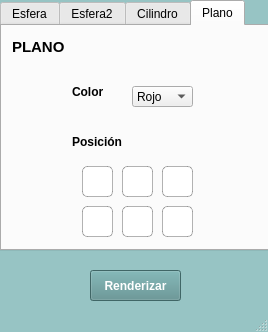
<?xml version="1.0" encoding="UTF-8"?>
<ui version="4.0">
 <class>VentanaPrincipal</class>
 <widget class="QMainWindow" name="VentanaPrincipal">
  <property name="geometry">
   <rect>
    <x>0</x>
    <y>0</y>
    <width>268</width>
    <height>332</height>
   </rect>
  </property>
  <property name="windowTitle">
   <string>Interfaz</string>
  </property>
  <property name="styleSheet">
   <string notr="true">QMainWindow{
	background: #97c4c4;
	margin: 20px auto;
	padding: 18px 20px;
	width: 200px;
	background-clip: padding-box;
	border-bottom-color: #142647;
	border-radius: 5px;
}

</string>
  </property>
  <widget class="QWidget" name="centralwidget">
   <widget class="QPushButton" name="boton_renderizar">
    <property name="geometry">
     <rect>
      <x>90</x>
      <y>270</y>
      <width>91</width>
      <height>31</height>
     </rect>
    </property>
    <property name="font">
     <font>
      <weight>75</weight>
      <bold>true</bold>
     </font>
    </property>
    <property name="styleSheet">
     <string notr="true">QPushButton{
	background:#5a8f8f;
	color:#fff;
}
</string>
    </property>
    <property name="text">
     <string>Renderizar</string>
    </property>
    <property name="autoRepeatDelay">
     <number>1</number>
    </property>
   </widget>
   <widget class="QTabWidget" name="Ventanas">
    <property name="geometry">
     <rect>
      <x>0</x>
      <y>0</y>
      <width>271</width>
      <height>251</height>
     </rect>
    </property>
    <property name="sizePolicy">
     <sizepolicy hsizetype="Expanding" vsizetype="Expanding">
      <horstretch>5</horstretch>
      <verstretch>0</verstretch>
     </sizepolicy>
    </property>
    <property name="maximumSize">
     <size>
      <width>16777215</width>
      <height>16777215</height>
     </size>
    </property>
    <property name="styleSheet">
     <string notr="true">QTabWidget::pane &gt; QWidget {
    background-color: #97c4c4;

}

QTabWidget::pane {
    background-color: #97c4c4;
}

</string>
    </property>
    <property name="currentIndex">
     <number>3</number>
    </property>
    <widget class="QWidget" name="tab">
     <attribute name="title">
      <string>Esfera</string>
     </attribute>
     <widget class="QTextEdit" name="xEsfera1">
      <property name="geometry">
       <rect>
        <x>70</x>
        <y>190</y>
        <width>31</width>
        <height>31</height>
       </rect>
      </property>
      <property name="sizePolicy">
       <sizepolicy hsizetype="Expanding" vsizetype="Expanding">
        <horstretch>0</horstretch>
        <verstretch>0</verstretch>
       </sizepolicy>
      </property>
      <property name="maximumSize">
       <size>
        <width>16777215</width>
        <height>16777215</height>
       </size>
      </property>
      <property name="styleSheet">
       <string notr="true">QTextEdit{ 
	background: #fff;
	font-size: 13px;
	color: #000;
	border: 1px solid rgba(0,0,0,0.3);
	border-radius: 5px;
}</string>
      </property>
      <property name="verticalScrollBarPolicy">
       <enum>Qt::ScrollBarAlwaysOff</enum>
      </property>
      <property name="horizontalScrollBarPolicy">
       <enum>Qt::ScrollBarAlwaysOff</enum>
      </property>
     </widget>
     <widget class="QTextEdit" name="zEsfera1">
      <property name="geometry">
       <rect>
        <x>170</x>
        <y>190</y>
        <width>31</width>
        <height>31</height>
       </rect>
      </property>
      <property name="styleSheet">
       <string notr="true">QTextEdit{ 
	background: #fff;
	font-size: 13px;
	color: #000;
	border: 1px solid rgba(0,0,0,0.3);
	border-radius: 5px;
}</string>
      </property>
      <property name="verticalScrollBarPolicy">
       <enum>Qt::ScrollBarAlwaysOff</enum>
      </property>
      <property name="horizontalScrollBarPolicy">
       <enum>Qt::ScrollBarAlwaysOff</enum>
      </property>
     </widget>
     <widget class="QTextEdit" name="yEsfera1">
      <property name="geometry">
       <rect>
        <x>120</x>
        <y>190</y>
        <width>31</width>
        <height>31</height>
       </rect>
      </property>
      <property name="styleSheet">
       <string notr="true">QTextEdit{ 
	background: #fff;
	font-size: 13px;
	color: #000;
	border: 1px solid rgba(0,0,0,0.3);
	border-radius: 5px;
}</string>
      </property>
      <property name="verticalScrollBarPolicy">
       <enum>Qt::ScrollBarAlwaysOff</enum>
      </property>
      <property name="horizontalScrollBarPolicy">
       <enum>Qt::ScrollBarAlwaysOff</enum>
      </property>
     </widget>
     <widget class="QLabel" name="label_3">
      <property name="geometry">
       <rect>
        <x>10</x>
        <y>0</y>
        <width>61</width>
        <height>41</height>
       </rect>
      </property>
      <property name="font">
       <font>
        <pointsize>11</pointsize>
        <weight>75</weight>
        <bold>true</bold>
       </font>
      </property>
      <property name="styleSheet">
       <string notr="true">QLabel{
	}</string>
      </property>
      <property name="text">
       <string>ESFERA</string>
      </property>
     </widget>
     <widget class="QLabel" name="label_7">
      <property name="geometry">
       <rect>
        <x>70</x>
        <y>150</y>
        <width>61</width>
        <height>31</height>
       </rect>
      </property>
      <property name="font">
       <font>
        <weight>75</weight>
        <bold>true</bold>
       </font>
      </property>
      <property name="text">
       <string>Posición</string>
      </property>
     </widget>
     <widget class="QDoubleSpinBox" name="radioE1">
      <property name="geometry">
       <rect>
        <x>130</x>
        <y>110</y>
        <width>71</width>
        <height>21</height>
       </rect>
      </property>
     </widget>
     <widget class="QLabel" name="label_12">
      <property name="geometry">
       <rect>
        <x>70</x>
        <y>50</y>
        <width>61</width>
        <height>31</height>
       </rect>
      </property>
      <property name="font">
       <font>
        <weight>75</weight>
        <bold>true</bold>
       </font>
      </property>
      <property name="text">
       <string>Textura</string>
      </property>
     </widget>
     <widget class="QComboBox" name="texturaE1">
      <property name="geometry">
       <rect>
        <x>130</x>
        <y>60</y>
        <width>71</width>
        <height>21</height>
       </rect>
      </property>
      <item>
       <property name="text">
        <string>Cuadros</string>
       </property>
      </item>
      <item>
       <property name="text">
        <string>Piedras</string>
       </property>
      </item>
      <item>
       <property name="text">
        <string>Abstract</string>
       </property>
      </item>
      <item>
       <property name="text">
        <string>Madera</string>
       </property>
      </item>
     </widget>
     <widget class="QLabel" name="label_14">
      <property name="geometry">
       <rect>
        <x>70</x>
        <y>100</y>
        <width>51</width>
        <height>31</height>
       </rect>
      </property>
      <property name="font">
       <font>
        <weight>75</weight>
        <bold>true</bold>
       </font>
      </property>
      <property name="text">
       <string>Radio</string>
      </property>
     </widget>
    </widget>
    <widget class="QWidget" name="tab_3">
     <attribute name="title">
      <string>Esfera2</string>
     </attribute>
     <widget class="QLabel" name="label_8">
      <property name="geometry">
       <rect>
        <x>70</x>
        <y>150</y>
        <width>61</width>
        <height>31</height>
       </rect>
      </property>
      <property name="font">
       <font>
        <weight>75</weight>
        <bold>true</bold>
       </font>
      </property>
      <property name="text">
       <string>Posición</string>
      </property>
     </widget>
     <widget class="QDoubleSpinBox" name="radioE2">
      <property name="geometry">
       <rect>
        <x>130</x>
        <y>110</y>
        <width>71</width>
        <height>21</height>
       </rect>
      </property>
     </widget>
     <widget class="QTextEdit" name="zEsfera2">
      <property name="geometry">
       <rect>
        <x>170</x>
        <y>190</y>
        <width>31</width>
        <height>31</height>
       </rect>
      </property>
      <property name="styleSheet">
       <string notr="true">QTextEdit{ 
	background: #fff;
	font-size: 13px;
	color: #000;
	border: 1px solid rgba(0,0,0,0.3);
	border-radius: 5px;
}</string>
      </property>
      <property name="verticalScrollBarPolicy">
       <enum>Qt::ScrollBarAlwaysOff</enum>
      </property>
      <property name="horizontalScrollBarPolicy">
       <enum>Qt::ScrollBarAlwaysOff</enum>
      </property>
     </widget>
     <widget class="QLabel" name="label_6">
      <property name="geometry">
       <rect>
        <x>10</x>
        <y>0</y>
        <width>71</width>
        <height>41</height>
       </rect>
      </property>
      <property name="font">
       <font>
        <pointsize>11</pointsize>
        <weight>75</weight>
        <bold>true</bold>
       </font>
      </property>
      <property name="styleSheet">
       <string notr="true">QLabel{
	}</string>
      </property>
      <property name="text">
       <string>ESFERA 2</string>
      </property>
     </widget>
     <widget class="QTextEdit" name="yEsfera2">
      <property name="geometry">
       <rect>
        <x>120</x>
        <y>190</y>
        <width>31</width>
        <height>31</height>
       </rect>
      </property>
      <property name="styleSheet">
       <string notr="true">QTextEdit{ 
	background: #fff;
	font-size: 13px;
	color: #000;
	border: 1px solid rgba(0,0,0,0.3);
	border-radius: 5px;
}</string>
      </property>
      <property name="verticalScrollBarPolicy">
       <enum>Qt::ScrollBarAlwaysOff</enum>
      </property>
      <property name="horizontalScrollBarPolicy">
       <enum>Qt::ScrollBarAlwaysOff</enum>
      </property>
     </widget>
     <widget class="QLabel" name="label_15">
      <property name="geometry">
       <rect>
        <x>70</x>
        <y>100</y>
        <width>51</width>
        <height>31</height>
       </rect>
      </property>
      <property name="font">
       <font>
        <weight>75</weight>
        <bold>true</bold>
       </font>
      </property>
      <property name="text">
       <string>Radio</string>
      </property>
     </widget>
     <widget class="QTextEdit" name="xEsfera2">
      <property name="geometry">
       <rect>
        <x>70</x>
        <y>190</y>
        <width>31</width>
        <height>31</height>
       </rect>
      </property>
      <property name="sizePolicy">
       <sizepolicy hsizetype="Expanding" vsizetype="Expanding">
        <horstretch>0</horstretch>
        <verstretch>0</verstretch>
       </sizepolicy>
      </property>
      <property name="maximumSize">
       <size>
        <width>16777215</width>
        <height>16777215</height>
       </size>
      </property>
      <property name="styleSheet">
       <string notr="true">QTextEdit{ 
	background: #fff;
	font-size: 13px;
	color: #000;
	border: 1px solid rgba(0,0,0,0.3);
	border-radius: 5px;
}</string>
      </property>
      <property name="verticalScrollBarPolicy">
       <enum>Qt::ScrollBarAlwaysOff</enum>
      </property>
      <property name="horizontalScrollBarPolicy">
       <enum>Qt::ScrollBarAlwaysOff</enum>
      </property>
     </widget>
     <widget class="QLabel" name="label_16">
      <property name="geometry">
       <rect>
        <x>70</x>
        <y>50</y>
        <width>61</width>
        <height>31</height>
       </rect>
      </property>
      <property name="font">
       <font>
        <weight>75</weight>
        <bold>true</bold>
       </font>
      </property>
      <property name="text">
       <string>Textura</string>
      </property>
     </widget>
     <widget class="QComboBox" name="texturaE2">
      <property name="geometry">
       <rect>
        <x>130</x>
        <y>60</y>
        <width>71</width>
        <height>21</height>
       </rect>
      </property>
      <item>
       <property name="text">
        <string>Cuadros</string>
       </property>
      </item>
      <item>
       <property name="text">
        <string>Piedras</string>
       </property>
      </item>
      <item>
       <property name="text">
        <string>Abstract</string>
       </property>
      </item>
      <item>
       <property name="text">
        <string>Madera</string>
       </property>
      </item>
     </widget>
    </widget>
    <widget class="QWidget" name="tab_2">
     <attribute name="title">
      <string>Cilindro</string>
     </attribute>
     <widget class="QLabel" name="label_13">
      <property name="geometry">
       <rect>
        <x>70</x>
        <y>40</y>
        <width>61</width>
        <height>31</height>
       </rect>
      </property>
      <property name="font">
       <font>
        <weight>75</weight>
        <bold>true</bold>
       </font>
      </property>
      <property name="text">
       <string>Textura</string>
      </property>
     </widget>
     <widget class="QLabel" name="label_4">
      <property name="geometry">
       <rect>
        <x>10</x>
        <y>0</y>
        <width>81</width>
        <height>41</height>
       </rect>
      </property>
      <property name="font">
       <font>
        <pointsize>11</pointsize>
        <weight>75</weight>
        <bold>true</bold>
       </font>
      </property>
      <property name="styleSheet">
       <string notr="true">QLabel{
	}</string>
      </property>
      <property name="text">
       <string>PIRAMIDE</string>
      </property>
     </widget>
     <widget class="QTextEdit" name="xCilindro">
      <property name="geometry">
       <rect>
        <x>70</x>
        <y>190</y>
        <width>31</width>
        <height>31</height>
       </rect>
      </property>
      <property name="sizePolicy">
       <sizepolicy hsizetype="Expanding" vsizetype="Expanding">
        <horstretch>0</horstretch>
        <verstretch>0</verstretch>
       </sizepolicy>
      </property>
      <property name="maximumSize">
       <size>
        <width>16777215</width>
        <height>16777215</height>
       </size>
      </property>
      <property name="styleSheet">
       <string notr="true">QTextEdit{ 
	background: #fff;
	font-size: 13px;
	color: #000;
	border: 1px solid rgba(0,0,0,0.3);
	border-radius: 5px;
}</string>
      </property>
      <property name="verticalScrollBarPolicy">
       <enum>Qt::ScrollBarAlwaysOff</enum>
      </property>
      <property name="horizontalScrollBarPolicy">
       <enum>Qt::ScrollBarAlwaysOff</enum>
      </property>
     </widget>
     <widget class="QTextEdit" name="yCilindro">
      <property name="geometry">
       <rect>
        <x>120</x>
        <y>190</y>
        <width>31</width>
        <height>31</height>
       </rect>
      </property>
      <property name="styleSheet">
       <string notr="true">QTextEdit{ 
	background: #fff;
	font-size: 13px;
	color: #000;
	border: 1px solid rgba(0,0,0,0.3);
	border-radius: 5px;
}</string>
      </property>
      <property name="verticalScrollBarPolicy">
       <enum>Qt::ScrollBarAlwaysOff</enum>
      </property>
      <property name="horizontalScrollBarPolicy">
       <enum>Qt::ScrollBarAlwaysOff</enum>
      </property>
     </widget>
     <widget class="QTextEdit" name="zCilindro">
      <property name="geometry">
       <rect>
        <x>170</x>
        <y>190</y>
        <width>31</width>
        <height>31</height>
       </rect>
      </property>
      <property name="styleSheet">
       <string notr="true">QTextEdit{ 
	background: #fff;
	font-size: 13px;
	color: #000;
	border: 1px solid rgba(0,0,0,0.3);
	border-radius: 5px;
}</string>
      </property>
      <property name="verticalScrollBarPolicy">
       <enum>Qt::ScrollBarAlwaysOff</enum>
      </property>
      <property name="horizontalScrollBarPolicy">
       <enum>Qt::ScrollBarAlwaysOff</enum>
      </property>
     </widget>
     <widget class="QLabel" name="label_9">
      <property name="geometry">
       <rect>
        <x>70</x>
        <y>160</y>
        <width>61</width>
        <height>31</height>
       </rect>
      </property>
      <property name="font">
       <font>
        <weight>75</weight>
        <bold>true</bold>
       </font>
      </property>
      <property name="text">
       <string>Posición</string>
      </property>
     </widget>
     <widget class="QComboBox" name="texturaC">
      <property name="geometry">
       <rect>
        <x>130</x>
        <y>50</y>
        <width>71</width>
        <height>21</height>
       </rect>
      </property>
      <item>
       <property name="text">
        <string>Cuadros</string>
       </property>
      </item>
      <item>
       <property name="text">
        <string>Piedras</string>
       </property>
      </item>
      <item>
       <property name="text">
        <string>Abstract</string>
       </property>
      </item>
      <item>
       <property name="text">
        <string>Madera</string>
       </property>
      </item>
     </widget>
     <widget class="QLabel" name="label_18">
      <property name="geometry">
       <rect>
        <x>70</x>
        <y>80</y>
        <width>61</width>
        <height>31</height>
       </rect>
      </property>
      <property name="font">
       <font>
        <weight>75</weight>
        <bold>true</bold>
       </font>
      </property>
      <property name="text">
       <string>Altura</string>
      </property>
     </widget>
     <widget class="QSpinBox" name="alturaCilindro">
      <property name="geometry">
       <rect>
        <x>130</x>
        <y>90</y>
        <width>71</width>
        <height>22</height>
       </rect>
      </property>
     </widget>
     <widget class="QDoubleSpinBox" name="radioCilindro">
      <property name="geometry">
       <rect>
        <x>130</x>
        <y>130</y>
        <width>71</width>
        <height>21</height>
       </rect>
      </property>
     </widget>
     <widget class="QLabel" name="label_19">
      <property name="geometry">
       <rect>
        <x>70</x>
        <y>120</y>
        <width>51</width>
        <height>31</height>
       </rect>
      </property>
      <property name="font">
       <font>
        <weight>75</weight>
        <bold>true</bold>
       </font>
      </property>
      <property name="text">
       <string>Radio</string>
      </property>
     </widget>
    </widget>
    <widget class="QWidget" name="tab_4">
     <attribute name="title">
      <string>Plano</string>
     </attribute>
     <widget class="QLabel" name="label_5">
      <property name="geometry">
       <rect>
        <x>10</x>
        <y>0</y>
        <width>81</width>
        <height>41</height>
       </rect>
      </property>
      <property name="font">
       <font>
        <pointsize>11</pointsize>
        <weight>75</weight>
        <bold>true</bold>
       </font>
      </property>
      <property name="styleSheet">
       <string notr="true">QLabel{
	}</string>
      </property>
      <property name="text">
       <string>PLANO</string>
      </property>
     </widget>
     <widget class="QTextEdit" name="xPlano1">
      <property name="geometry">
       <rect>
        <x>80</x>
        <y>140</y>
        <width>31</width>
        <height>31</height>
       </rect>
      </property>
      <property name="sizePolicy">
       <sizepolicy hsizetype="Expanding" vsizetype="Expanding">
        <horstretch>0</horstretch>
        <verstretch>0</verstretch>
       </sizepolicy>
      </property>
      <property name="maximumSize">
       <size>
        <width>16777215</width>
        <height>16777215</height>
       </size>
      </property>
      <property name="styleSheet">
       <string notr="true">QTextEdit{ 
	background: #fff;
	font-size: 13px;
	color: #000;
	border: 1px solid rgba(0,0,0,0.3);
	border-radius: 5px;
}</string>
      </property>
      <property name="verticalScrollBarPolicy">
       <enum>Qt::ScrollBarAlwaysOff</enum>
      </property>
      <property name="horizontalScrollBarPolicy">
       <enum>Qt::ScrollBarAlwaysOff</enum>
      </property>
     </widget>
     <widget class="QTextEdit" name="xPlano2">
      <property name="geometry">
       <rect>
        <x>80</x>
        <y>180</y>
        <width>31</width>
        <height>31</height>
       </rect>
      </property>
      <property name="sizePolicy">
       <sizepolicy hsizetype="Expanding" vsizetype="Expanding">
        <horstretch>0</horstretch>
        <verstretch>0</verstretch>
       </sizepolicy>
      </property>
      <property name="maximumSize">
       <size>
        <width>16777215</width>
        <height>16777215</height>
       </size>
      </property>
      <property name="styleSheet">
       <string notr="true">QTextEdit{ 
	background: #fff;
	font-size: 13px;
	color: #000;
	border: 1px solid rgba(0,0,0,0.3);
	border-radius: 5px;
}</string>
      </property>
      <property name="verticalScrollBarPolicy">
       <enum>Qt::ScrollBarAlwaysOff</enum>
      </property>
      <property name="horizontalScrollBarPolicy">
       <enum>Qt::ScrollBarAlwaysOff</enum>
      </property>
     </widget>
     <widget class="QTextEdit" name="yPlano2">
      <property name="geometry">
       <rect>
        <x>120</x>
        <y>180</y>
        <width>31</width>
        <height>31</height>
       </rect>
      </property>
      <property name="styleSheet">
       <string notr="true">QTextEdit{ 
	background: #fff;
	font-size: 13px;
	color: #000;
	border: 1px solid rgba(0,0,0,0.3);
	border-radius: 5px;
}</string>
      </property>
      <property name="verticalScrollBarPolicy">
       <enum>Qt::ScrollBarAlwaysOff</enum>
      </property>
      <property name="horizontalScrollBarPolicy">
       <enum>Qt::ScrollBarAlwaysOff</enum>
      </property>
     </widget>
     <widget class="QTextEdit" name="yPlano1">
      <property name="geometry">
       <rect>
        <x>120</x>
        <y>140</y>
        <width>31</width>
        <height>31</height>
       </rect>
      </property>
      <property name="styleSheet">
       <string notr="true">QTextEdit{ 
	background: #fff;
	font-size: 13px;
	color: #000;
	border: 1px solid rgba(0,0,0,0.3);
	border-radius: 5px;
}</string>
      </property>
      <property name="verticalScrollBarPolicy">
       <enum>Qt::ScrollBarAlwaysOff</enum>
      </property>
      <property name="horizontalScrollBarPolicy">
       <enum>Qt::ScrollBarAlwaysOff</enum>
      </property>
     </widget>
     <widget class="QLabel" name="label_17">
      <property name="geometry">
       <rect>
        <x>70</x>
        <y>50</y>
        <width>61</width>
        <height>31</height>
       </rect>
      </property>
      <property name="font">
       <font>
        <weight>75</weight>
        <bold>true</bold>
       </font>
      </property>
      <property name="text">
       <string>Color</string>
      </property>
     </widget>
     <widget class="QTextEdit" name="zPlano1">
      <property name="geometry">
       <rect>
        <x>160</x>
        <y>140</y>
        <width>31</width>
        <height>31</height>
       </rect>
      </property>
      <property name="styleSheet">
       <string notr="true">QTextEdit{ 
	background: #fff;
	font-size: 13px;
	color: #000;
	border: 1px solid rgba(0,0,0,0.3);
	border-radius: 5px;
}</string>
      </property>
      <property name="verticalScrollBarPolicy">
       <enum>Qt::ScrollBarAlwaysOff</enum>
      </property>
      <property name="horizontalScrollBarPolicy">
       <enum>Qt::ScrollBarAlwaysOff</enum>
      </property>
     </widget>
     <widget class="QLabel" name="label_10">
      <property name="geometry">
       <rect>
        <x>70</x>
        <y>100</y>
        <width>61</width>
        <height>31</height>
       </rect>
      </property>
      <property name="font">
       <font>
        <weight>75</weight>
        <bold>true</bold>
       </font>
      </property>
      <property name="text">
       <string>Posición</string>
      </property>
     </widget>
     <widget class="QTextEdit" name="zPlano2">
      <property name="geometry">
       <rect>
        <x>160</x>
        <y>180</y>
        <width>31</width>
        <height>31</height>
       </rect>
      </property>
      <property name="styleSheet">
       <string notr="true">QTextEdit{ 
	background: #fff;
	font-size: 13px;
	color: #000;
	border: 1px solid rgba(0,0,0,0.3);
	border-radius: 5px;
}</string>
      </property>
      <property name="verticalScrollBarPolicy">
       <enum>Qt::ScrollBarAlwaysOff</enum>
      </property>
      <property name="horizontalScrollBarPolicy">
       <enum>Qt::ScrollBarAlwaysOff</enum>
      </property>
     </widget>
     <widget class="QComboBox" name="colorPlano">
      <property name="geometry">
       <rect>
        <x>130</x>
        <y>60</y>
        <width>61</width>
        <height>21</height>
       </rect>
      </property>
      <item>
       <property name="text">
        <string>Rojo</string>
       </property>
      </item>
      <item>
       <property name="text">
        <string>Verde</string>
       </property>
      </item>
      <item>
       <property name="text">
        <string>Azul</string>
       </property>
      </item>
      <item>
       <property name="text">
        <string>Blanco</string>
       </property>
      </item>
      <item>
       <property name="text">
        <string>Morado</string>
       </property>
      </item>
      <item>
       <property name="text">
        <string>Amarillo</string>
       </property>
      </item>
      <item>
       <property name="text">
        <string>Anaranjado</string>
       </property>
      </item>
     </widget>
    </widget>
   </widget>
   <zorder>Ventanas</zorder>
   <zorder>boton_renderizar</zorder>
  </widget>
  <widget class="QStatusBar" name="statusbar"/>
 </widget>
 <resources/>
 <connections/>
</ui>
